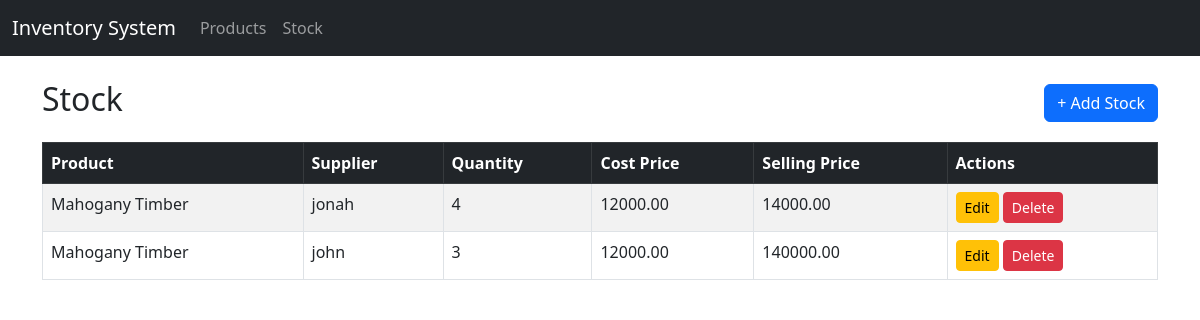
Before: /stocks/ with the older database file.
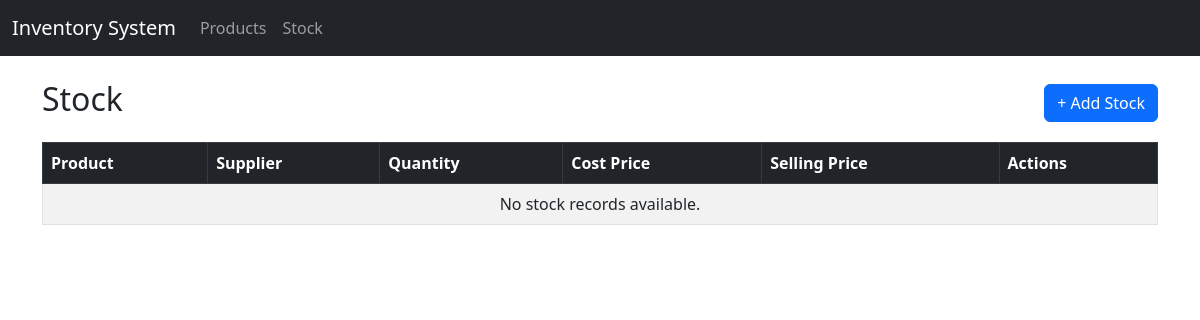
After: the same page with the newer database file.
### inventory/models.py (models this page shows, shortened)
class Stock(models.Model):
    product = models.ForeignKey(Product, on_delete=models.CASCADE, related_name="stocks")
    supplier_name = models.CharField(max_length=255)
    quantity = models.PositiveIntegerField()
    cost_price = models.DecimalField(max_digits=10, decimal_places=2)
    selling_price = models.DecimalField(max_digits=10, decimal_places=2)
    quality = models.CharField(max_length=100, blank=True, null=True)
    color = models.CharField(max_length=50, blank=True, null=True)
    measurements = models.CharField(max_length=100, blank=True, null=True)
    date_added = models.DateField(auto_now_add=True)
    last_updated = models.DateTimeField(auto_now=True)
    low_stock_threshold = models.PositiveIntegerField(default=5)

class Product(models.Model):
    PRODUCT_TYPES = [
        ('wood', 'Wood'),
        ('furniture', 'Furniture'),
    ]
    name = models.CharField(max_length=255)
    type = models.CharField(max_length=50, choices=PRODUCT_TYPES)
    description = models.TextField(blank=True, null=True)
    created_at = models.DateTimeField(auto_now_add=True)

### inventory/views.py (the view)
# urls.py: path("stocks/", StockListView.as_view(), name="stock_list"),
class StockListView(ListView):
    model = Stock
    template_name = "stock_list.html"
    context_object_name = "stocks"

### inventory/templates/stock_list.html (shortened to what this page needs)
{% extends "base.html" %}
{% block content %}
<div class="d-flex justify-content-between align-items-center mb-3">
    <h2>Stock</h2>
    <a href="{% url 'stock_create' %}" class="btn btn-primary">+ Add Stock</a>
</div>
<table class="table table-striped table-bordered">
    <thead class="table-dark">
        <tr>
            <th>Product</th>
            <th>Supplier</th>
            <th>Quantity</th>
            <th>Cost Price</th>
            <th>Selling Price</th>
            <th>Actions</th>
        </tr>
    </thead>
    <tbody>
        {% for stock in stocks %}
        <tr>
            <td>{{ stock.product.name }}</td>
            <td>{{ stock.supplier_name }}</td>
            <td>{{ stock.quantity }}</td>
            <td>{{ stock.cost_price }}</td>
            <td>{{ stock.selling_price }}</td>
            <td>
                <a href="{% url 'stock_update' stock.pk %}" class="btn btn-sm btn-warning">Edit</a>
                <a href="{% url 'stock_delete' stock.pk %}" class="btn btn-sm btn-danger">Delete</a>
            </td>
        </tr>
        {% empty %}
        <tr><td colspan="6" class="text-center">No stock records available.</td></tr>
        {% endfor %}
    </tbody>
</table>
{% endblock %}

Changed rows visible on the page:
removed Stock: product.name "Mahogany Timber", supplier_name "jonah", quantity "4", cost_price "12000.00", selling_price "14000.00"
removed Stock: product.name "Mahogany Timber", supplier_name "john", quantity "3", cost_price "12000.00", selling_price "140000.00"
Other visible differences:
text now shown: "No stock records available."
